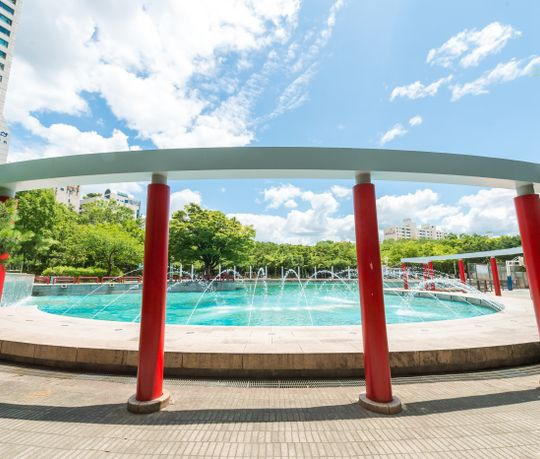
#> input picture inputs/sample.jpg, 540 x 459 px, found by its file name
$ python cvai-21.py
#> lines starting #> are read from the running program, lines starting #| are printed output that depends on the picture
### 기본적인 Depth Map 생성 코드 (Opencv 활용)
import cv2
import numpy as np

img = cv2.imread("./inputs/sample.jpg")
#> img is the input picture: shape (459, 540, 3); mean B, G, R 174.9, 179.3, 170.9
gray = cv2.cvtColor(img, cv2.COLOR_BGR2GRAY)
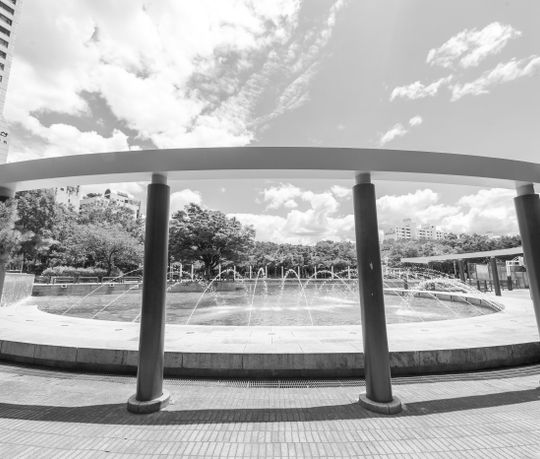
#> gray: shape (459, 540); min 5, max 255, mean 176.3

depth_map = cv2.applyColorMap(gray, cv2.COLORMAP_JET)
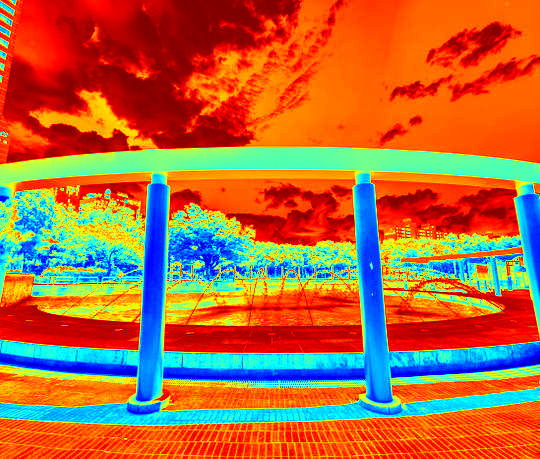
#> depth_map: shape (459, 540, 3); mean B, G, R 59.9, 105.5, 179.9
cv2.imwrite("./outputs/depth_map1.jpg", depth_map)
cv2.imshow("Origin", img)
cv2.imshow("Depth Map", depth_map)
cv2.waitKey(0)
cv2.destroyAllWindows()
